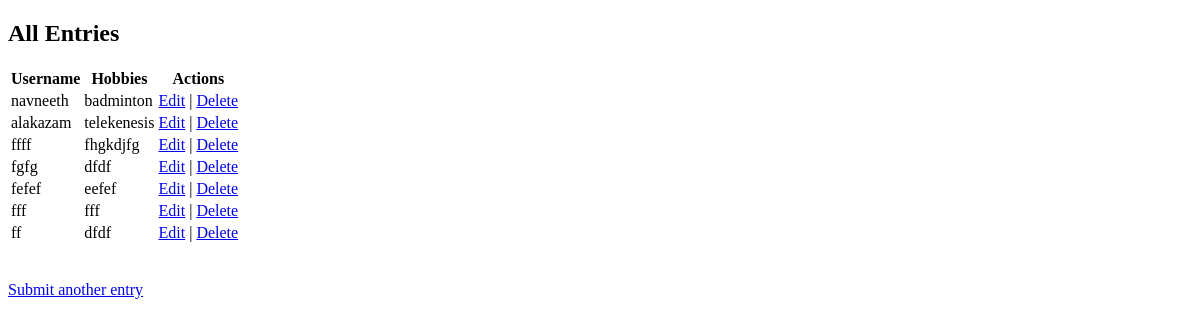
/entries/, run on an earlier commit of the app's database.
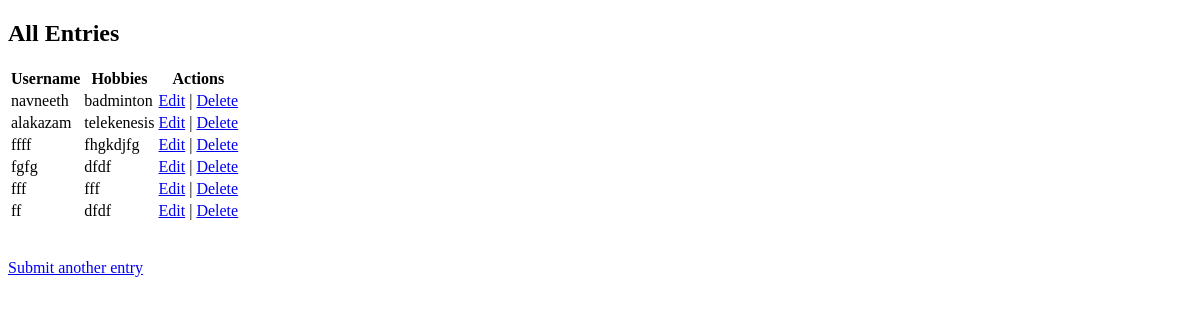
And on a later commit of the database.
### myapp/models.py (models this page shows, shortened)
class UserEntry(models.Model):
    username = models.CharField(max_length=100)
    hobbies = models.TextField(blank=True)

### myapp/views.py (the view)
# urls.py: path('entries/', views.view_entries, name='view_entries'),
def view_entries(request):
    entries = UserEntry.objects.all()
    return render(request, 'myapp/entries.html', {'entries': entries})

### myapp/templates/myapp/entries.html (shortened to what this page needs)
<!DOCTYPE html>
<html lang="en">
<head>
</head>
<body>
    <h2>All Entries</h2>
    <table>
        <tr>
            <th>Username</th>
            <th>Hobbies</th>
            <th>Actions</th>
        </tr>
        {% for entry in entries %}
        <tr>
            <td>{{ entry.username }}</td>
            <td>{{ entry.hobbies }}</td>
            <td>
                <a href="{% url 'edit_entry' entry.id %}">Edit</a> |
                <a href="{% url 'delete_entry' entry.id %}">Delete</a>
            </td>
        </tr>
        {% endfor %}
    </table>
<a href="{% url 'submit_form' %}">Submit another entry</a>
</body>
</html>

What changed in the data, as far as the page shows it:
removed UserEntry: username "fefef", hobbies "eefef"
